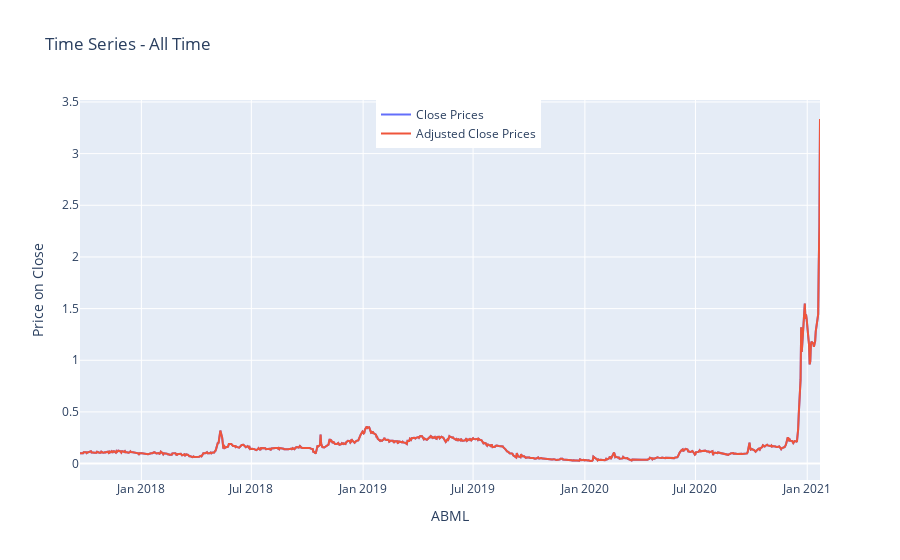

Notebook source saved alongside this figure:
### Code cell
# Line graph of all time
trace1 = go.Scatter(
    x = df['Date'],
    y = df['Close'],
    name = 'Close Prices')

trace2 = go.Scatter(
    x = df['Date'],
    y = df['Adjusted Close'],
    name = 'Adjusted Close Prices')

data = [trace1, trace2]

layout = go.Layout(title = 'Time Series - All Time'
    , barmode = 'group'
    , yaxis=dict(title='Price on Close')
    , xaxis=dict(title=ticker)
    , legend=dict(x=.4,y=1)
    )

fig = go.Figure(data=data, layout=layout)
iplot(fig)

### Figure 1 — Plotly figure (JSON) as saved in the notebook; plotly's stock layout.template omitted (floating-point values rounded to 4 significant figures; data arrays with more than 128 entries replaced by an {"elided": "..."} marker saying what was removed)
{"data": [{"name": "Close Prices", "type": "scatter", "x": {"elided": "835 str values"}, "y": {"elided": "835 float values"}}, {"name": "Adjusted Close Prices", "type": "scatter", "x": {"elided": "835 str values"}, "y": {"elided": "835 float values"}}], "layout": {"barmode": "group", "legend": {"x": 0.4, "y": 1}, "title": {"text": "Time Series - All Time"}, "xaxis": {"title": {"text": "ABML"}}, "yaxis": {"title": {"text": "Price on Close"}}}}
